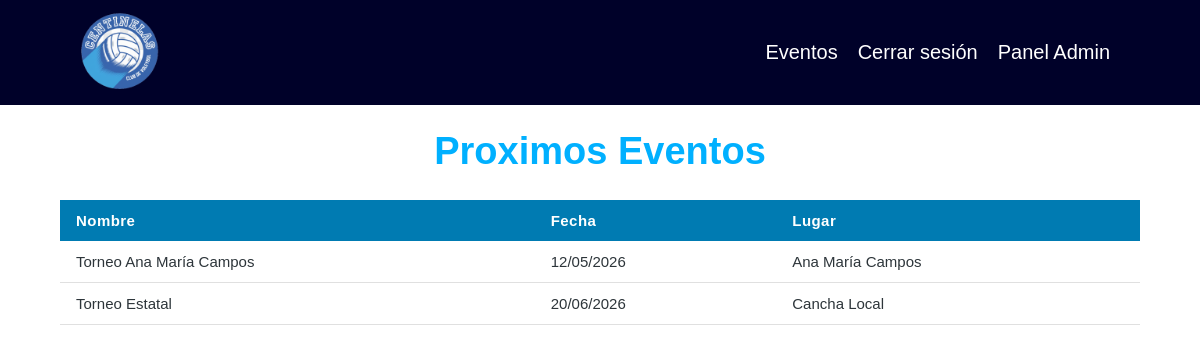
The page /eventos.php (signed in) on the database its author committed.
### tables this page shows
CREATE TABLE `eventos` (
  `id` int(11) NOT NULL,
  `nombre` varchar(100) NOT NULL,
  `fecha` date DEFAULT NULL,
  `lugar` varchar(150) DEFAULT NULL
);

### src/Evento.php (called while the page is built, shortened)
<?php
class Evento {
    public static function listar() {
        $conn = DB::conectar();
        $sql = 'SELECT * FROM eventos ORDER BY fecha ASC';
        return $conn->query($sql);
    }
}

### eventos.php (the view)
<?php
require_once __DIR__ . '/src/Evento.php';
include 'templates/header.php';
$eventos = Evento::listar();
?>
<main class="contenedor seccion">
    <h1>Proximos Eventos</h1>
    <?php if ($eventos->num_rows === 0) : ?>
        <p>No hay eventos programados aún.</p>
    <?php else : ?>
        <table class="tabla">
            <thead>
                <tr>
                    <th>Nombre</th>
                    <th>Fecha</th>
                    <th>Lugar</th>
                </tr>
            </thead>
            <tbody>
                <?php while ($evento = $eventos->fetch_assoc()) : ?>
                    <tr>
                        <td><?php echo htmlspecialchars($evento['nombre']); ?></td>
                        <td><?php echo date('d/m/Y', strtotime($evento['fecha'])); ?></td>
                        <td><?php echo htmlspecialchars($evento['lugar']); ?></td>
                    </tr>
                <?php endwhile; ?>
            </tbody>
        </table>
    <?php endif; ?>
</main>

### assets/styles/app.css (style rules this page uses)
:root { --blanco-fondo: #FFFFFF; --celeste-primario: #00B0FF; --azul-interactivo: #007BB2; --azul-oscuro: #000129; --texto-principal: #2d353a; }
Html { box-sizing: border-box; font-size: 62.5%; }
*, *:before, *:after { box-sizing: inherit; }
Body { font-size: 1.6rem; }
html, body { height: 100%; margin: 0; }
h1, h2, h3, p, a { font-family: 'Google Sans', sans-serif; color: var(--texto-principal); }
h1 { font-size: 3.8rem; font-weight: 700; color: var(--celeste-primario); }
h1, h2, h3 { text-align: center; }
.seccion { margin-top: 5rem; margin-bottom: 5rem; }
.contenedor { max-width: 90%; margin: 0 auto; }
.tabla { width: 100%; border-collapse: collapse; font-family: 'Google Sans', sans-serif; font-size: 1.6rem; color: var(--texto-principal); white-space: nowrap; }
.tabla thead { background-color: var(--azul-interactivo); color: #fff; }
.tabla th { padding: 1.2rem 1.6rem; text-align: left; font-weight: 600; font-size: 1.5rem; letter-spacing: 0.03em; color: #fff; }
.tabla td { padding: 1.2rem 1.6rem; border-bottom: 1px solid #e0e0e0; vertical-align: middle; font-size: 1.5rem; }

### rows shown on the page
eventos: nombre "Torneo Ana María Campos", fecha "12/05/2026", lugar "Ana María Campos"
eventos: nombre "Torneo Estatal", fecha "20/06/2026", lugar "Cancha Local"
